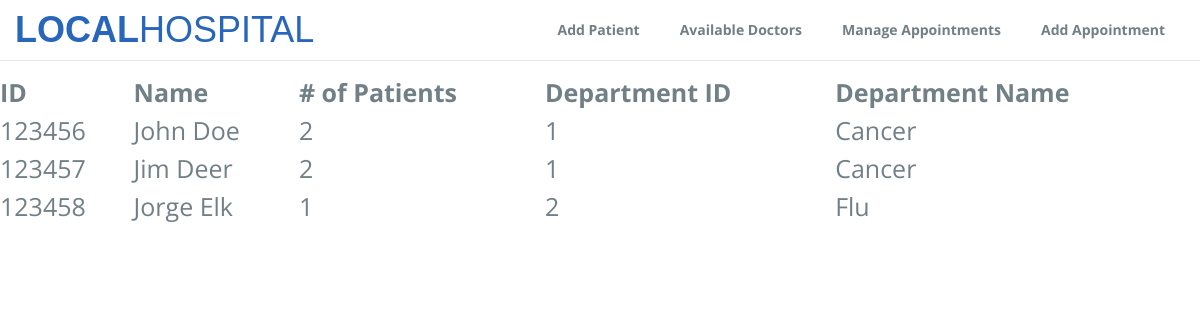
The app's page /availabledoctors.php, older data.
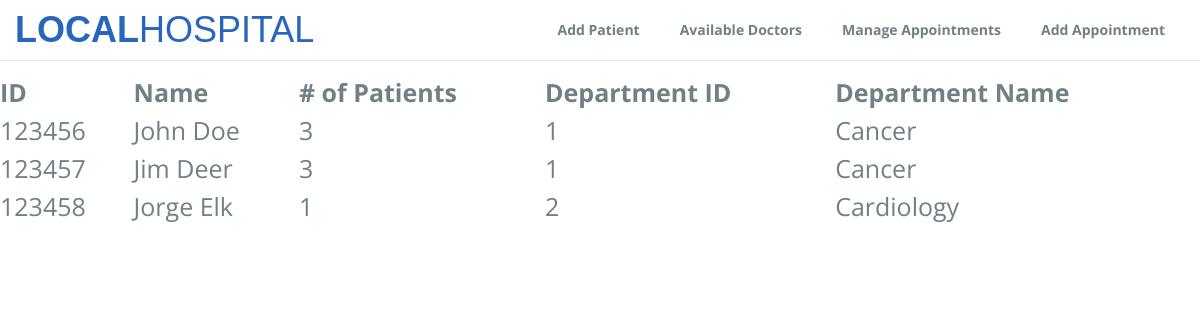
The same page, newer data.
### tables this page shows
CREATE TABLE Doctor(
 DoctorID INT NOT NULL,
 First VARCHAR(30) NOT NULL,
 Last VARCHAR(45) NOT NULL,
 SSN INT(9) NOT NULL UNIQUE,
 Gender VARCHAR(1) NOT NULL,
 DateOfBirth DATE NOT NULL,
 Start_Date Date NOT NULL,
 Patient_ID INT NOT NULL,
 Dept_ID INT NOT NULL,
 PRIMARY KEY (DoctorID));

CREATE TABLE Department(
 DeptID INT NOT NULL,
 Dept_Name VARCHAR(30) NOT NULL UNIQUE,
 Capacity INT NOT NULL,
 PRIMARY KEY (DeptID));

### availabledoctors.php (the view, shortened to what this page needs)
<!DOCTYPE html>
  <link rel="stylesheet" type="text/css" href="css/font-awesome.min.css">
  <link rel="stylesheet" type="text/css" href="css/bootstrap.min.css">
  <link rel="stylesheet" type="text/css" href="css/imagehover.min.css">
  <link rel="stylesheet" type="text/css" href="css/style.css">
</head>
<body>
  <nav class="navbar navbar-default navbar-fixed-top">
    <div class="container">
      <div class="navbar-header">
        <a class="navbar-brand" href="index.php">Local<span>Hospital</span></a>
      </div>
      <div class="collapse navbar-collapse" id="myNavbar">
        <ul class="nav navbar-nav navbar-right">
          <li><a href="addpatient.php">Add Patient</a></li>
          <li><a href="availabledoctors.php">Available Doctors</a></li>
          <li><a href="appointments.php">Manage Appointments</a></li>
		  <li><a href="addappointment.php">Add Appointment</a></li>
        </ul>
      </div>
    </div>
  </nav>
<br>
<br>
<br>
<?php
$servername = "localhost";
$username = "root";
$password = "root";
$dbname = "hospital";
$conn = new mysqli($servername, $username, $password, $dbname);
$sql = "SELECT COUNT(DoctorID), DoctorID, Doctor.First, Doctor.Last, DeptID, Dept_Name FROM Department
    INNER JOIN Doctor
    ON Department.DeptID = Doctor.Dept_ID
    INNER JOIN Patient
    ON Department.DeptID = Patient.Dept_ID
    GROUP BY DoctorID
    HAVING Count(DoctorID) < 5";
$result = $conn->query($sql);
if ($result->num_rows > 0 )
{
    echo "<table>
	<tr>
		<th>ID</th>
		<th>Name</th>
		<th># of Patients</th>
		<th>Department ID</th>
		<th>Department Name</th>
	</tr>";
    while($row = $result->fetch_assoc() )
    {
        echo "<tr><td>" . $row["DoctorID"] .
          "</td><td>". $row["First"] ," ". $row["Last"] .
          "</td><td>" . $row["COUNT(DoctorID)"] .
          "</td><td>" . $row["DeptID"] .
          "</td><td>" . $row["Dept_Name"] .
          "</td><td>" . $row["Count"] .
          "</td><tr>";
    }
    echo "</table>";
}
?>

### css/style.css (style rules this page uses)
body { font-size: 15px; line-height: 1.52; color: #717f86; font-size: 16px; font-family: 'Open Sans', sans-serif; font-weight: 400; }
table { border-collapse: collapse; width: 100%; color: #717f86; font-size: 25px; text-align: left; }
.navbar-default .navbar-brand { color:#2766BA; }
.navbar-default { background-color: #ffffff; }
.navbar-default .navbar-nav > li > a { color: #717f86; font-size: 14px; font-weight: 700; }
.navbar-nav > li > a { padding: 0px; margin: 10px 5px; padding: 10px 15px; }
.navbar-default .navbar-brand { font-family: 'Dosis', sans-serif !important; font-weight: 700; text-transform: uppercase; padding: 0px; height: inherit; font-size: 36px; margin: 20px 0px; }
.navbar-default .navbar-brand span { font-weight: 100 !important; }
.navbar { margin-bottom: 0px; }

Row changes from the older to the newer data that the page shows:
computed for doctor "John": COUNT "2" → "3"
computed for doctor "Jim": COUNT "2" → "3"
changed doctor "Jorge": Dept_ID.Dept_Name "Flu" → "Cardiology"
